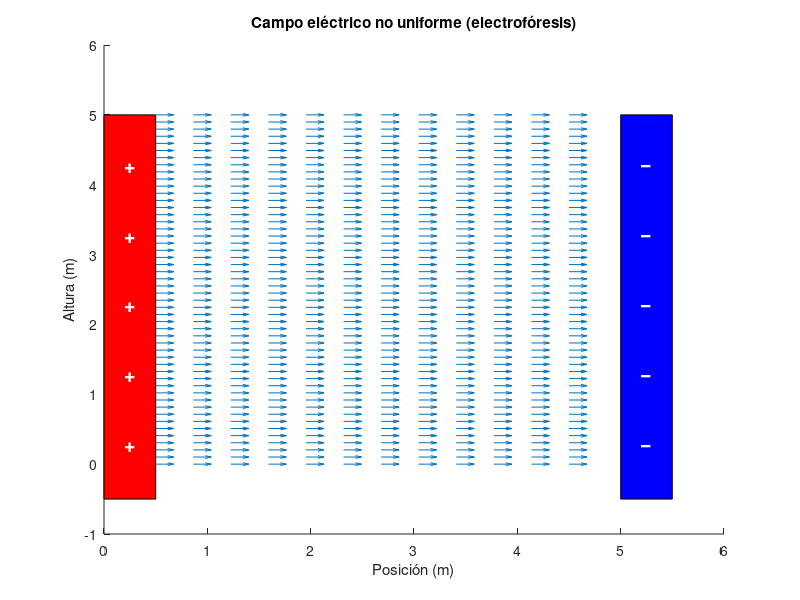

Write the MATLAB code that produced this figure.
% Campo con geometría variable para electrofóresis.

% ---- INPUTS DEL USUARIO ----
d = input('Separación entre placas (m): ');
L1 = input('Altura de placa izquierda (m): ');
L2 = input('Altura de placa derecha (m): ');
V_voltaje = input('Voltaje (V): ');

% ---- DEFINIR ALTURA MÁXIMA Y GRILLA ----
L_max = max(L1, L2);
y_range = linspace(0, L_max, 50);
x_range = linspace(0.5, d-0.5, 12);
[X, Y] = meshgrid(x_range, y_range);

hold on;

% ---- COMPONENTES DEL CAMPO (no uniforme) ----
% E(y) = V / d(y), donde d(y) es la distancia local entre placas en cada posición Y
% d(y) = d cuando ambas placas cubren esa altura
% d(y) → ∞ cuando solo una placa la cubre (campo = 0)

U = zeros(size(X));
V = zeros(size(Y));

for i = 1:length(y_range)
    y = y_range(i);
    % Verificar si ambas placas cubren esta altura
    if y <= L1 && y <= L2
        % Ambas placas presente: campo normal
        U(i, :) = V_voltaje / d;
    else
        % Región de campo no uniforme: solo una placa o ninguna
        % No hay campo donde no hay placa (comportamiento ideal)
        U(i, :) = 0;
    end
end


% Placas con alturas individuales
rectangle('Position', [0,    -0.5, 0.5, L1+0.5], 'FaceColor', 'r');
rectangle('Position', [d,    -0.5, 0.5, L2+0.5], 'FaceColor', 'b');

% ---- GRAFICADO ----
quiver(X, Y, U, V, 0.5);

% Signos sobre placa izquierda (evitar solapamiento)
for y_pos = 0.25:1:L1
    text(0.25, y_pos, '+', 'FontSize', 14, 'Color', 'white', ...
        'HorizontalAlignment', 'center', 'VerticalAlignment', 'middle', ...
        'FontWeight', 'bold');
end

% Signos sobre placa derecha (evitar solapamiento)
for y_pos = 0.25:1:L2
    text(d+0.25, y_pos, '−', 'FontSize', 14, 'Color', 'white', ...
        'HorizontalAlignment', 'center', 'VerticalAlignment', 'middle', ...
        'FontWeight', 'bold');
end

title('Campo eléctrico no uniforme (electrofóresis)');
xlabel('Posición (m)');
ylabel('Altura (m)');
hold off;
